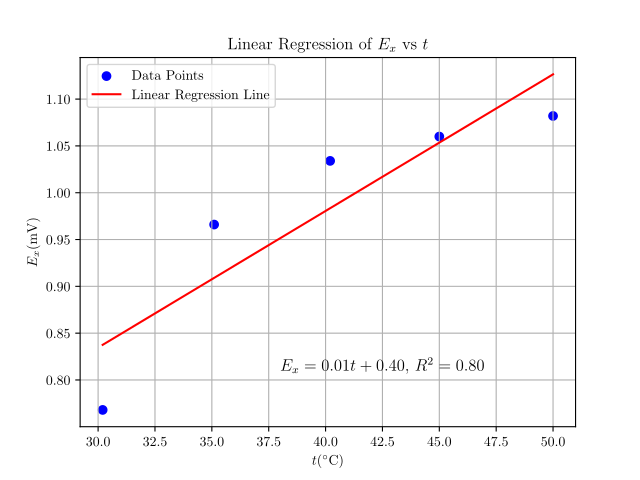

Reproduce this figure in Python.
import numpy as np
import matplotlib.pyplot as plt
from sklearn.linear_model import LinearRegression
import matplotlib

plt.rcParams.update({
    "text.usetex": True,
    "font.family": "CMU Serif",
})
matplotlib.rcParams['mathtext.fontset'] = 'stix'
# Data
y = np.array([0.768, 0.966, 1.034, 1.060, 1.082])
x = np.array([30.2, 35.1, 40.2, 45.0, 50.0]).reshape(-1, 1)
# Perform linear regression
model = LinearRegression()
model.fit(x, y)
# Get the slope and intercept of the line best fit
slope = model.coef_[0]
intercept = model.intercept_
print(f"Slope: {slope}")

# Get the R^2 value
r_squared = model.score(x, y)

# Generate predictions
y_pred = model.predict(x)

# Plotting
plt.scatter(x, y, color='blue', label='Data Points')
plt.plot(x, y_pred, color='red', label='Linear Regression Line')
plt.title('Linear Regression of $E_x$ vs $t$')
plt.ylabel('$E_x (\\mathrm{mV})$')
plt.xlabel('$t \\mathrm{(^\\circ C)}$')
plt.legend()
plt.grid()

# Add the equation of the line
plt.text(38, 0.81, f"$E_x = {slope:.2f}t + {intercept:.2f}$, $R^2 = {r_squared:.2f}$", fontsize=12)

plt.savefig("plot3.pdf")
